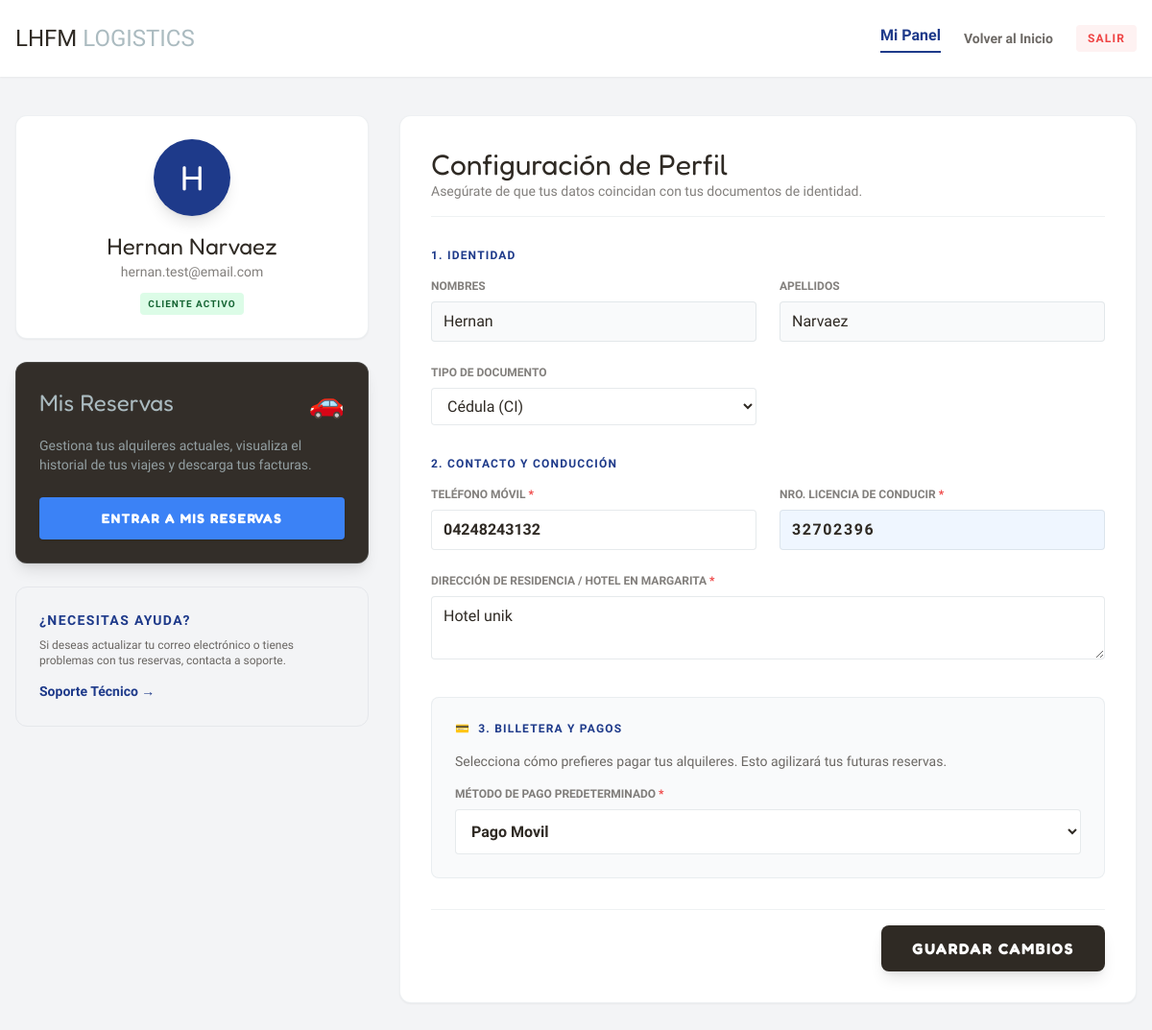
/Clientes/perfil.php (signed in), run on the app's committed database.
### tables this page shows
CREATE TABLE `clientes` (
  `id_cliente` int(11) NOT NULL,
  `nombre` varchar(100) NOT NULL,
  `apellido` varchar(100) NOT NULL,
  `telefono` varchar(20) DEFAULT NULL,
  `licencia_conducir` varchar(50) DEFAULT NULL,
  `direccion` text DEFAULT NULL,
  `id_metodo_pago_preferido` int(11) DEFAULT NULL,
  `email` varchar(100) DEFAULT NULL,
  `identificacion` enum('CI','Pasaporte','RIF') NOT NULL,
  `id_usuario` int(11) DEFAULT NULL
);

CREATE TABLE `metodos_pago` (
  `id_metodo_pago` int(11) NOT NULL,
  `tipo_metodo` varchar(50) DEFAULT NULL
);

### Clientes/perfil.php (the view, shortened to what this page needs)
<?php
require_once '../conexion.php';
$id_cliente = $_SESSION['cliente_id'];
$metodos_pago = $pdo->query("SELECT * FROM metodos_pago")->fetchAll(PDO::FETCH_ASSOC);
$stmt = $pdo->prepare("SELECT * FROM clientes WHERE id_cliente = ?");
$stmt->execute([$id_cliente]);
$cliente = $stmt->fetch(PDO::FETCH_ASSOC);
?>
<!DOCTYPE html>
<html lang="es">
<head>
    <script src="https://cdn.tailwindcss.com"></script>
</head>
<body class="bg-gray-100 text-brandDark font-sans min-h-screen">
    <nav class="bg-white shadow-sm sticky top-0 z-50">
        <div class="max-w-7xl mx-auto px-4 flex justify-between h-20 items-center">
            <a href="index.php" class="font-brand text-2xl text-brandDark">LHFM <span class="text-brandMain">LOGISTICS</span></a>
            <div class="flex items-center gap-6">
                <span class="font-bold text-brandBlue-900 border-b-2 border-brandBlue-900 pb-1">Mi Panel</span>
                <a href="index.php" class="text-sm font-semibold text-brandDark/70 hover:text-brandDark transition-colors">Volver al Inicio</a>
                <a href="login.php" class="text-xs text-red-500 font-bold uppercase tracking-widest hover:underline bg-red-50 px-3 py-1.5 rounded">Salir</a>
            </div>
        </div>
    </nav>
    <div class="max-w-7xl mx-auto px-4 py-10">
        <div class="grid grid-cols-1 lg:grid-cols-3 gap-8">
            <div class="space-y-6">
                <div class="bg-white rounded-xl shadow-sm border border-brandMain/20 p-6 text-center">
                    <div class="w-20 h-20 bg-brandBlue-900 text-white rounded-full flex items-center justify-center text-4xl mx-auto mb-4 font-heading shadow-lg">
                        <?php echo strtoupper(substr($cliente['nombre'], 0, 1)); ?>
                    </div>
                    <h2 class="font-heading text-2xl text-brandDark"><?php echo htmlspecialchars($cliente['nombre'] . ' ' . $cliente['apellido']); ?></h2>
                    <p class="text-brandDark/60 text-sm"><?php echo htmlspecialchars($cliente['email']); ?></p>
                    <span class="inline-block mt-3 bg-green-100 text-green-800 text-[10px] font-bold px-2 py-1 rounded uppercase tracking-widest">Cliente Activo</span>
                </div>
                <div class="bg-brandDark rounded-xl shadow-lg border border-brandMain/20 overflow-hidden relative group">
                    <div class="absolute inset-0 bg-brandMain/5 opacity-50"></div>
                    <div class="p-6 relative z-10 text-white">
                        <div class="flex justify-between items-center mb-4">
                            <h3 class="font-heading text-2xl text-brandMain">Mis Reservas</h3>
                            <span class="text-3xl">🚗</span>
                        </div>
                        <p class="text-sm text-brandMain/80 mb-6">Gestiona tus alquileres actuales, visualiza el historial de tus viajes y descarga tus facturas.</p>
                        <a href="mis_reservas.php" class="block w-full bg-brandBlue-500 hover:bg-brandBlue-900 text-white text-center font-bold py-3 rounded transition-all font-heading tracking-widest uppercase text-sm shadow">
                            ENTRAR A MIS RESERVAS
                        </a>
                    </div>
                </div>
                <div class="bg-brandBlue-50 rounded-xl p-6 border border-brandBlue-100">
                    <h4 class="font-bold text-brandBlue-900 text-sm uppercase tracking-widest mb-2">¿Necesitas ayuda?</h4>
                    <p class="text-xs text-brandDark/70 mb-3">Si deseas actualizar tu correo electrónico o tienes problemas con tus reservas, contacta a soporte.</p>
                    <a href="#" class="text-sm font-bold text-brandBlue-900 hover:underline">Soporte Técnico &rarr;</a>
                </div>
            </div>
            <div class="lg:col-span-2">
                <form method="POST" action="" class="bg-white rounded-xl shadow-sm border border-brandMain/20 p-8">
                    <div class="mb-8 border-b border-brandMain/20 pb-4">
                        <h2 class="font-heading text-3xl text-brandDark">Configuración de Perfil</h2>
                        <p class="text-sm text-brandDark/60">Asegúrate de que tus datos coincidan con tus documentos de identidad.</p>
                    </div>
                    <h3 class="font-bold text-brandBlue-900 uppercase tracking-widest text-xs mb-4">1. Identidad</h3>
                    <div class="grid grid-cols-1 md:grid-cols-2 gap-6 mb-8">
                        <div>
                            <label class="block text-xs font-bold uppercase text-brandDark/60 mb-2">Nombres</label>
                            <input type="text" name="nombre" value="<?php echo htmlspecialchars($cliente['nombre']); ?>" required class="w-full border border-brandMain/30 py-2 px-3 rounded focus:outline-none focus:border-brandBlue-900 bg-gray-50">
                        </div>
                        <div>
                            <label class="block text-xs font-bold uppercase text-brandDark/60 mb-2">Apellidos</label>
                            <input type="text" name="apellido" value="<?php echo htmlspecialchars($cliente['apellido']); ?>" required class="w-full border border-brandMain/30 py-2 px-3 rounded focus:outline-none focus:border-brandBlue-900 bg-gray-50">
                        </div>
                        <div>
                            <label class="block text-xs font-bold uppercase text-brandDark/60 mb-2">Tipo de Documento</label>
                            <select name="identificacion" class="w-full border border-brandMain/30 py-2 px-3 rounded focus:outline-none focus:border-brandBlue-900 bg-white">
                                <option value="CI" <?php echo ($cliente['identificacion'] == 'CI') ? 'selected' : ''; ?>>Cédula (CI)</option>
                            </select>
                        </div>
                    </div>
                    <h3 class="font-bold text-brandBlue-900 uppercase tracking-widest text-xs mb-4">2. Contacto y Conducción</h3>
                    <div class="grid grid-cols-1 md:grid-cols-2 gap-6 mb-6">
                        <div>
                            <label class="block text-xs font-bold uppercase text-brandDark/60 mb-2">Teléfono Móvil <span class="text-red-500">*</span></label>
                            <input type="text" name="telefono" value="<?php echo htmlspecialchars($cliente['telefono'] ?? ''); ?>" placeholder="Ej. 0414-1234567" required class="w-full border border-brandMain/30 py-2 px-3 rounded focus:outline-none focus:border-brandBlue-900 font-bold">
                        </div>
                        <div>
                            <label class="block text-xs font-bold uppercase text-brandDark/60 mb-2">Nro. Licencia de Conducir <span class="text-red-500">*</span></label>
                            <input type="text" name="licencia_conducir" value="<?php echo htmlspecialchars($cliente['licencia_conducir'] ?? ''); ?>" placeholder="Ej. V-12345678" required class="w-full border border-brandMain/30 py-2 px-3 rounded focus:outline-none focus:ring-2 focus:ring-brandBlue-500 bg-blue-50 font-bold tracking-widest">
                        </div>
                    </div>
                    <div class="mb-8">
                        <label class="block text-xs font-bold uppercase text-brandDark/60 mb-2">Dirección de Residencia / Hotel en Margarita <span class="text-red-500">*</span></label>
                        <textarea name="direccion" required rows="2" placeholder="Indica exactamente dónde te alojarás..." class="w-full border border-brandMain/30 py-2 px-3 rounded focus:outline-none focus:border-brandBlue-900"><?php echo htmlspecialchars($cliente['direccion'] ?? ''); ?></textarea>
                    </div>
                    <div class="bg-gray-50 p-6 rounded-lg border border-brandMain/20 mb-8">
                        <h3 class="font-bold text-brandBlue-900 uppercase tracking-widest text-xs mb-4 flex items-center gap-2">
                            <span>💳</span> 3. Billetera y Pagos
                        </h3>
                        <p class="text-sm text-brandDark/70 mb-4">Selecciona cómo prefieres pagar tus alquileres. Esto agilizará tus futuras reservas.</p>
                        <label class="block text-xs font-bold uppercase text-brandDark/60 mb-2">Método de Pago Predeterminado <span class="text-red-500">*</span></label>
                        <select name="id_metodo_pago_preferido" required class="w-full border border-brandMain/30 py-3 px-3 rounded focus:outline-none focus:border-brandBlue-900 bg-white font-bold">
                            <?php foreach($metodos_pago as $mp): ?>
                                <option value="<?php echo $mp['id_metodo_pago']; ?>" <?php echo ($cliente['id_metodo_pago_preferido'] == $mp['id_metodo_pago']) ? 'selected' : ''; ?>>
                                    <?php echo htmlspecialchars($mp['tipo_metodo']); ?>
                                </option>
                            <?php endforeach; ?>
                        </select>
                    </div>
                    <div class="flex justify-end pt-4 border-t border-brandMain/20">
                        <button type="submit" class="bg-brandDark text-white font-bold py-3 px-8 rounded-lg hover:bg-brandBlue-900 transition-all font-heading tracking-widest uppercase shadow-lg">
                            Guardar Cambios
                        </button>
                    </div>
                </form>
            </div>
        </div>
    </div>
</body>
</html>

### data on the page
clientes: nombre "H", nombre+apellido "Hernan Narvaez", email "hernan.test@email.com", nombre "Hernan", apellido "Narvaez", identificacion "Cédula (CI)", telefono "04248243132", licencia_conducir "32702396", direccion "Hotel unik", id_metodo_pago_preferido "Pago Movil"
